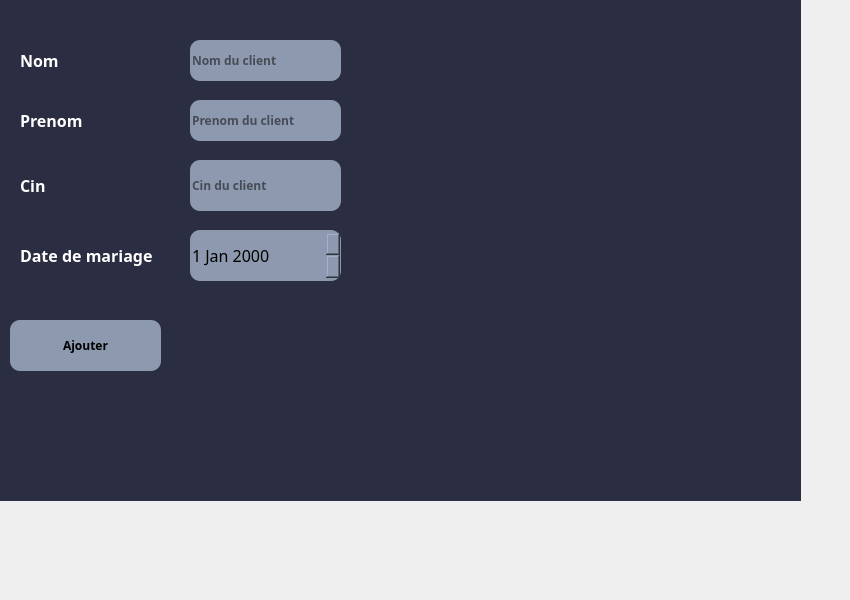
     <widget class="QWidget" name="Ajouter">
      <property name="font">
       <font>
        <family>Google Sans</family>
        <weight>75</weight>
        <bold>true</bold>
       </font>
      </property>
      <attribute name="title">
       <string>Ajouter</string>
      </attribute>
      <widget class="QLabel" name="label_3">
       <property name="geometry">
        <rect>
         <x>-40</x>
         <y>-90</y>
         <width>841</width>
         <height>591</height>
        </rect>
       </property>
       <property name="styleSheet">
        <string notr="true">background-color: rgb(43, 45, 66);</string>
       </property>
       <property name="text">
        <string/>
       </property>
      </widget>
      <widget class="QLabel" name="label_4">
       <property name="geometry">
        <rect>
         <x>20</x>
         <y>40</y>
         <width>51</width>
         <height>41</height>
        </rect>
       </property>
       <property name="font">
        <font>
         <family>Google Sans</family>
         <pointsize>12</pointsize>
         <weight>75</weight>
         <bold>true</bold>
        </font>
       </property>
       <property name="styleSheet">
        <string notr="true">color: rgb(255, 255, 255);</string>
       </property>
       <property name="text">
        <string>Nom</string>
       </property>
      </widget>
      <widget class="QLabel" name="label_5">
       <property name="geometry">
        <rect>
         <x>20</x>
         <y>100</y>
         <width>81</width>
         <height>41</height>
        </rect>
       </property>
       <property name="font">
        <font>
         <family>Google Sans</family>
         <pointsize>12</pointsize>
         <weight>75</weight>
         <bold>true</bold>
        </font>
       </property>
       <property name="styleSheet">
        <string notr="true">color: rgb(255, 255, 255);</string>
       </property>
       <property name="text">
        <string>Prenom</string>
       </property>
      </widget>
      <widget class="QLabel" name="label_6">
       <property name="geometry">
        <rect>
         <x>20</x>
         <y>170</y>
         <width>51</width>
         <height>31</height>
        </rect>
       </property>
       <property name="font">
        <font>
         <family>Google Sans</family>
         <pointsize>12</pointsize>
         <weight>75</weight>
         <bold>true</bold>
        </font>
       </property>
       <property name="styleSheet">
        <string notr="true">color: rgb(255, 255, 255);</string>
       </property>
       <property name="text">
        <string>Cin</string>
       </property>
      </widget>
      <widget class="QLabel" name="label_7">
       <property name="geometry">
        <rect>
         <x>20</x>
         <y>230</y>
         <width>171</width>
         <height>51</height>
        </rect>
       </property>
       <property name="font">
        <font>
         <family>Google Sans</family>
         <pointsize>12</pointsize>
         <weight>75</weight>
         <bold>true</bold>
        </font>
       </property>
       <property name="styleSheet">
        <string notr="true">color: rgb(255, 255, 255);
</string>
       </property>
       <property name="text">
        <string>Date de mariage</string>
       </property>
      </widget>
      <widget class="QDateEdit" name="dateEdit_date">
       <property name="geometry">
        <rect>
         <x>190</x>
         <y>230</y>
         <width>151</width>
         <height>51</height>
        </rect>
       </property>
       <property name="font">
        <font>
         <family>Google Sans</family>
         <pointsize>12</pointsize>
         <weight>50</weight>
         <italic>false</italic>
         <bold>false</bold>
         <underline>false</underline>
         <strikeout>false</strikeout>
         <kerning>true</kerning>
        </font>
       </property>
       <property name="styleSheet">
        <string notr="true">background-color: rgb(141, 153, 174);
border-radius: 10px;
</string>
       </property>
      </widget>
      <widget class="QLineEdit" name="lineEdit_cin">
       <property name="geometry">
        <rect>
         <x>190</x>
         <y>160</y>
         <width>151</width>
         <height>51</height>
        </rect>
       </property>
       <property name="styleSheet">
        <string notr="true">background-color: rgb(141, 153, 174);
border-radius: 10px;
</string>
       </property>
       <property name="placeholderText">
        <string>Cin du client</string>
       </property>
      </widget>
      <widget class="QLineEdit" name="lineEdit_prenom">
       <property name="geometry">
        <rect>
         <x>190</x>
         <y>100</y>
         <width>151</width>
         <height>41</height>
        </rect>
       </property>
       <property name="styleSheet">
        <string notr="true">background-color: rgb(141, 153, 174);
border-radius: 10px;
</string>
       </property>
       <property name="placeholderText">
        <string>Prenom du client</string>
       </property>
      </widget>
      <widget class="QLineEdit" name="lineEdit_nom">
       <property name="geometry">
        <rect>
         <x>190</x>
         <y>40</y>
         <width>151</width>
         <height>41</height>
        </rect>
       </property>
       <property name="styleSheet">
        <string notr="true">background-color: rgb(141, 153, 174);
border-radius: 10px;
</string>
       </property>
       <property name="placeholderText">
        <string>Nom du client</string>
       </property>
      </widget>
      <widget class="QPushButton" name="pb_ajouter">
       <property name="geometry">
        <rect>
         <x>10</x>
         <y>320</y>
         <width>151</width>
         <height>51</height>
        </rect>
       </property>
       <property name="font">
        <font>
         <family>Google Sans</family>
         <pointsize>9</pointsize>
         <weight>75</weight>
         <bold>true</bold>
        </font>
       </property>
       <property name="autoFillBackground">
        <bool>false</bool>
       </property>
       <property name="styleSheet">
        <string notr="true">background-color: rgb(141, 153, 174);

border-radius:10px;

</string>
       </property>
       <property name="text">
        <string>Ajouter</string>
       </property>
       <property name="icon">
        <iconset>
         <normaloff>:/images/images/icon.png</normaloff>:/images/images/icon.png</iconset>
       </property>
      </widget>
      <widget class="QLabel" name="label_21">
       <property name="geometry">
        <rect>
         <x>390</x>
         <y>70</y>
         <width>271</width>
         <height>251</height>
        </rect>
       </property>
       <property name="text">
        <string/>
       </property>
       <property name="pixmap">
        <pixmap>:/images/images/salles.jpg</pixmap>
       </property>
       <property name="scaledContents">
        <bool>true</bool>
       </property>
      </widget>
     </widget>
